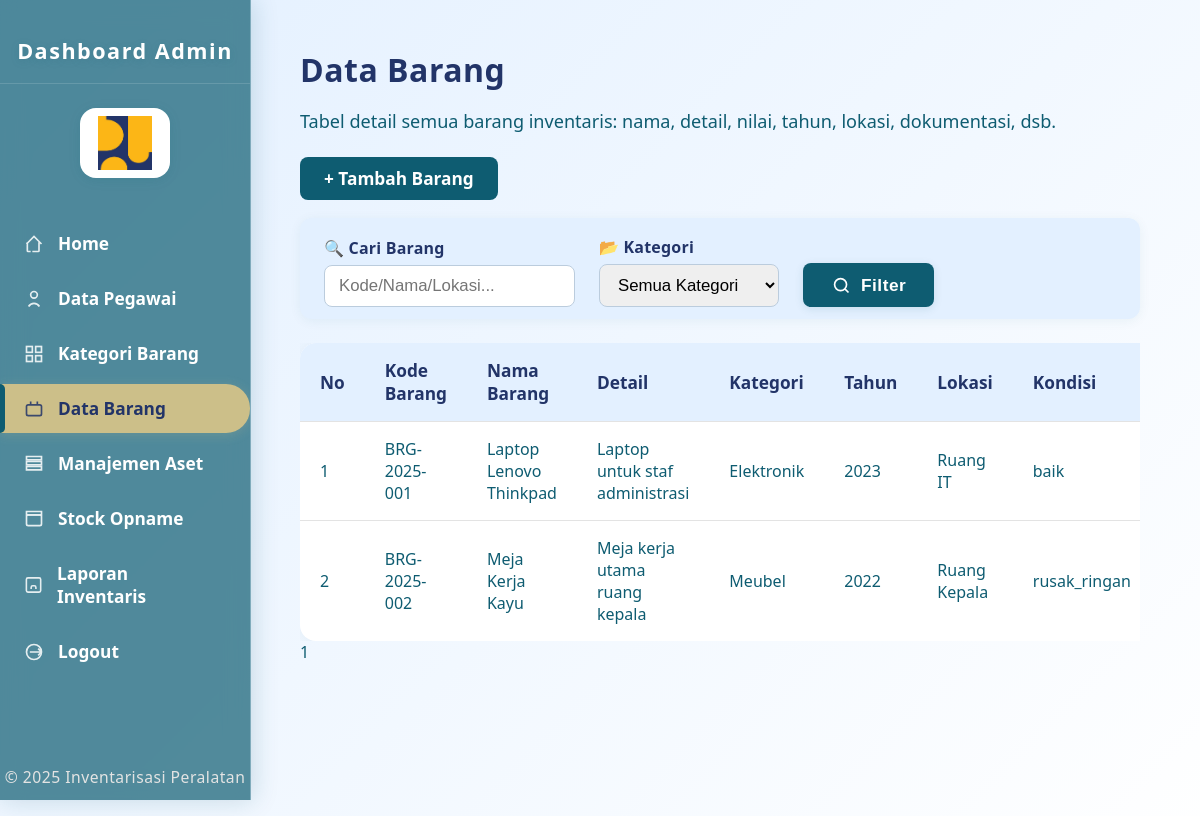
The app's page /admin/barang/index.php (signed in) with its own data.
### tables this page shows
CREATE TABLE `barang` (
  `kode_barang` varchar(30) NOT NULL,
  `nama_barang` varchar(100) NOT NULL,
  `detail_barang` text DEFAULT NULL,
  `lokasi_penyimpanan` varchar(100) DEFAULT NULL,
  `kode_kategori` varchar(20) DEFAULT NULL,
  `nama_kategori` varchar(100) DEFAULT NULL,
  `kondisi` enum('baik','rusak_ringan','rusak_berat') DEFAULT 'baik',
  `nilai_awal` decimal(18,2) NOT NULL,
  `tahun_perolehan` year(4) NOT NULL,
  `kode_pegawai` varchar(20) DEFAULT NULL,
  `nama_pegawai` varchar(100) DEFAULT NULL,
  `status` enum('aktif','mutasi','dihapus') DEFAULT 'aktif',
  `dokumentasi` varchar(255) DEFAULT NULL
);

CREATE TABLE `kategori` (
  `kode_kategori` varchar(20) NOT NULL,
  `nama_kategori` varchar(100) NOT NULL,
  `deskripsi` text DEFAULT NULL
);

### admin/barang/index.php (the view, shortened to what this page needs)
<?php
require_once __DIR__ . '/../../include/koneksi.php';
$search = trim($_GET['search'] ?? '');
$where = [];
$whereSql = $where ? 'WHERE ' . implode(' AND ', $where) : '';
$perPage = 10;
$page = max(1, intval($_GET['page'] ?? 1));
$offset = ($page - 1) * $perPage;
$total = $conn->query("SELECT COUNT(*) as jml FROM barang b $whereSql")->fetch_assoc()['jml'];
$totalPages = ceil($total / $perPage);
$q = $conn->query("SELECT b.*, k.nama_kategori FROM barang b LEFT JOIN kategori k ON b.kode_kategori=k.kode_kategori $whereSql ORDER BY b.kode_barang ASC LIMIT $perPage OFFSET $offset");
?>
<!DOCTYPE html>
<html lang="id">
<head>
    <link rel="stylesheet" href="../../style.css">
</head>
<body>
<?php include_once __DIR__ . '/../../include/Sidebar.php'; ?>
<div class="main-content">
    <div class="page-title">Data Barang</div>
    <div class="desc">Tabel detail semua barang inventaris: nama, detail, nilai, tahun, lokasi, dokumentasi, dsb.</div>
    <a href="tambah.php" class="add-btn">+ Tambah Barang</a>
    <form class="filter-bar" method="get" action="" style="margin-bottom:24px;gap:0;align-items:flex-end;background:#e3f0ff;padding:18px 24px 12px 24px;border-radius:12px;box-shadow:0 2px 12px #0E5C7110;display:flex;flex-wrap:wrap;">
        <div style="display:flex;flex-direction:column;margin-right:24px;min-width:200px;">
            <label for="search" style="font-size:1rem;color:#223468;font-weight:700;margin-bottom:6px;letter-spacing:0.2px;">🔍 Cari Barang</label>
            <input type="text" id="search" name="search" placeholder="Kode/Nama/Lokasi..." value="<?= htmlspecialchars($search) ?>" style="padding:10px 14px;border-radius:8px;border:1.5px solid #bcd;font-size:1.05rem;outline:none;transition:border 0.2s;">
        </div>
        <div style="display:flex;flex-direction:column;margin-right:24px;min-width:180px;">
            <label for="kategori" style="font-size:1rem;color:#223468;font-weight:700;margin-bottom:6px;letter-spacing:0.2px;">📂 Kategori</label>
            <select id="kategori" name="kategori" style="padding:10px 14px;border-radius:8px;border:1.5px solid #bcd;font-size:1.05rem;outline:none;transition:border 0.2s;">
                <option value="">Semua Kategori</option>
            </select>
        </div>
        <button type="submit" style="height:44px;display:flex;align-items:center;gap:10px;background:#0E5C71;color:#fff;border:none;border-radius:8px;padding:0 28px;font-weight:800;font-size:1.08rem;box-shadow:0 2px 8px #0E5C7120;transition:background 0.2s;letter-spacing:0.5px;">
            <svg xmlns='http://www.w3.org/2000/svg' width='20' height='20' fill='none' viewBox='0 0 24 24'><path stroke='#fff' stroke-width='2' d='M21 21l-4.35-4.35m2.02-5.17a7.19 7.19 0 11-14.38 0 7.19 7.19 0 0114.38 0z'/></svg>
            Filter
        </button>
    </form>
    <div style="overflow-x:auto;">
    <table class="invent-table">
        <thead>
            <tr>
                <th>No</th>
                <th>Kode Barang</th>
                <th>Nama Barang</th>
                <th>Detail</th>
                <th>Kategori</th>
                <th>Tahun</th>
                <th>Lokasi</th>
                <th>Kondisi</th>
            </tr>
        </thead>
        <tbody>
        <?php if ($q->num_rows == 0): ?>
            <tr><td colspan="12" style="text-align:center;color:#888;">Tidak ada data.</td></tr>
        <?php endif; $no = $offset+1; while ($row = $q->fetch_assoc()): ?>
            <tr>
                <td><?= $no++ ?></td>
                <td><?= htmlspecialchars($row['kode_barang']) ?></td>
                <td><?= htmlspecialchars($row['nama_barang']) ?></td>
                <td><?= htmlspecialchars($row['detail_barang']) ?></td>
                <td><?= htmlspecialchars($row['nama_kategori']) ?></td>
                <td><?= htmlspecialchars($row['tahun_perolehan']) ?></td>
                <td><?= htmlspecialchars($row['lokasi_penyimpanan']) ?></td>
                <td><?= htmlspecialchars($row['kondisi']) ?></td>
            </tr>
        <?php endwhile; ?>
        </tbody>
    </table>
    </div>
    <div class="pagination">
        <?php for($i=1;$i<=$totalPages;$i++): ?>
            <?php if($i==$page): ?><span class="active"><?= $i ?></span><?php else: ?>
                <a href="?<?= http_build_query(array_merge($_GET,["page"=>$i])) ?>"><?= $i ?></a>
            <?php endif; ?>
        <?php endfor; ?>
    </div>
</div>
</body>
</html>

### include/Sidebar.php (shortened to what this page needs)
<?php
$baseUrl = '/inventorisasi';
?>
<aside class="sidebar">
    <div class="sidebar-header">Dashboard Admin</div>
    <div class="sidebar-logo">
        <img src="<?= $baseUrl ?>/assets/images/logo.png" alt="Logo Inventarisasi">
    </div>
    <nav>
        <a href="<?= $baseUrl ?>/admin/index.php" class="<?= (strpos($_SERVER['REQUEST_URI'], '/admin/index.php') !== false) ? 'active' : '' ?>">
            <svg fill="none" stroke="currentColor" stroke-width="2" viewBox="0 0 24 24"><path d="M3 12l9-9 9 9M4 10v10a1 1 0 001 1h3m10-11v10a1 1 0 01-1 1h-3m-4 0h4"/></svg> Home
        </a>
        <a href="<?= $baseUrl ?>/admin/pegawai/index.php" class="<?= (strpos($_SERVER['REQUEST_URI'], '/admin/pegawai') !== false) ? 'active' : '' ?>">
            <svg fill="none" stroke="currentColor" stroke-width="2" viewBox="0 0 24 24"><circle cx="12" cy="7" r="4"/><path d="M5.5 21a7.5 7.5 0 0113 0"/></svg> Data Pegawai
        </a>
        <a href="<?= $baseUrl ?>/admin/kategori/index.php" class="<?= (strpos($_SERVER['REQUEST_URI'], '/admin/kategori') !== false) ? 'active' : '' ?>">
            <svg fill="none" stroke="currentColor" stroke-width="2" viewBox="0 0 24 24"><rect x="3" y="3" width="7" height="7"/><rect x="14" y="3" width="7" height="7"/><rect x="14" y="14" width="7" height="7"/><rect x="3" y="14" width="7" height="7"/></svg> Kategori Barang
        </a>
        <a href="<?= $baseUrl ?>/admin/barang/index.php" class="<?= (strpos($_SERVER['REQUEST_URI'], '/admin/barang') !== false) ? 'active' : '' ?>">
            <svg fill="none" stroke="currentColor" stroke-width="2" viewBox="0 0 24 24"><rect x="3" y="7" width="18" height="13" rx="2"/><path d="M16 3v4M8 3v4"/></svg> Data Barang
        </a>
        <a href="<?= $baseUrl ?>/admin/manajemen/index.php" class="<?= (strpos($_SERVER['REQUEST_URI'], '/admin/manajemen') !== false) ? 'active' : '' ?>">
            <svg fill="none" stroke="currentColor" stroke-width="2" viewBox="0 0 24 24"><path d="M3 3h18v4H3z"/><path d="M3 9h18v4H3z"/><path d="M3 15h18v4H3z"/></svg> Manajemen Aset
        </a>
        <a href="<?= $baseUrl ?>/admin/stockopname/index.php" class="<?= (strpos($_SERVER['REQUEST_URI'], '/admin/stockopname') !== false) ? 'active' : '' ?>">
            <svg fill="none" stroke="currentColor" stroke-width="2" viewBox="0 0 24 24"><path d="M3 3h18v4H3z"/><rect x="3" y="7" width="18" height="13" rx="2"/></svg> Stock Opname
        </a>
        <a href="<?= $baseUrl ?>/admin/laporan/index.php" class="<?= (strpos($_SERVER['REQUEST_URI'], '/admin/laporan') !== false) ? 'active' : '' ?>">
            <svg fill="none" stroke="currentColor" stroke-width="2" viewBox="0 0 24 24"><path d="M9 17v-2a2 2 0 012-2h2a2 2 0 012 2v2"/><rect x="3" y="3" width="18" height="18" rx="2"/></svg> Laporan Inventaris
        </a>
        <a href="<?= $baseUrl ?>/logout.php">
            <svg fill="none" stroke="currentColor" stroke-width="2" viewBox="0 0 24 24"><path d="M17 16l4-4m0 0l-4-4m4 4H7"/><path d="M3 12a9 9 0 0118 0 9 9 0 01-18 0z"/></svg> Logout
        </a>
    </nav>
    <div class="sidebar-footer">&copy; <?= date('Y') ?> Inventarisasi Peralatan</div>
</aside>

### style.css (style rules this page uses)
html, body { height: 100%; }
body { font-family: 'Segoe UI', Arial, sans-serif; margin: 0; background: #fff; color: #0E5C71; padding-bottom: 54px; box-sizing: border-box; min-height: 100vh; display: flex; flex-direction: column; }

### admin/barang/index.php (style rules this page uses)
body { margin: 0; background: linear-gradient(135deg, #e3f0ff 0%, #fff 100%); font-family: 'Segoe UI', 'Roboto', Arial, sans-serif; }
.main-content { margin-left: 240px; padding: 48px 5vw 40px 5vw; min-height: 100vh; }
.page-title { font-size: 2rem; font-weight: 900; color: #223468; margin-bottom: 18px; letter-spacing: 0.5px; }
.desc { color: #0E5C71; margin-bottom: 24px; font-size: 1.13rem; font-weight: 500; }
.add-btn { display:inline-block; margin-bottom:18px; background:#0E5C71; color:#fff; border:none; border-radius:8px; padding:10px 24px; font-weight:700; font-size:1.08rem; text-decoration:none; transition:background 0.2s; }
.invent-table { width: 100%; border-collapse: collapse; background: #fff; border-radius: 16px; overflow: hidden; box-shadow: 0 2px 16px #0E5C7110; }
.invent-table th, .invent-table td { padding: 16px 20px; border-bottom: 1px solid #e3e3e3; text-align: left; }
.invent-table th { background: #e3f0ff; color: #223468; font-weight: 800; font-size: 1.08rem; }
.invent-table tr:last-child td { border-bottom: none; }

### include/Sidebar.php (style rules this page uses)
.sidebar { width: 250px; position: fixed; top: 0; left: 0; bottom: 0; height: 100vh; z-index: 10; background: rgba(14, 92, 113, 0.7); backdrop-filter: blur(12px); box-shadow: 2px 0 24px #0E5C7130; display: flex; flex-direction: column; border-right: 1.5px solid #e3f0ff55; transition: background 0.3s; overflow-y: auto; }
.sidebar-header { padding: 36px 0 18px 0; text-align: center; font-size: 1.35rem; font-weight: 900; letter-spacing: 1.5px; color: #fff; text-shadow: 0 2px 8px #0E5C7130; border-bottom: 1.5px solid #ffffff22; }
.sidebar-logo { text-align: center; margin: 24px 0 18px 0; }
.sidebar-logo img { height: 54px; background: #fff; border-radius: 16px; padding: 8px 18px; box-shadow: 0 2px 12px #0E5C7120; }
.sidebar nav { display: flex; flex-direction: column; gap: 6px; padding: 18px 0 0 0; }
.sidebar nav a { color: #fff; text-decoration: none; font-weight: 600; padding: 13px 36px 13px 24px; border-radius: 0 24px 24px 0; font-size: 1.08rem; display: flex; align-items: center; gap: 14px; transition: background 0.2s, color 0.2s, box-shadow 0.2s; position: relative; }
.sidebar nav a svg { width: 20px; height: 20px; opacity: 0.85; }
.sidebar nav a.active, .sidebar nav a:hover { background: rgba(211, 194, 136, 0.95); color: #223468; box-shadow: 0 2px 12px #D3C28833; }
.sidebar nav a.active::before { content: ''; position: absolute; left: 0; top: 0; bottom: 0; width: 5px; border-radius: 0 8px 8px 0; background: #0E5C71; }
.sidebar .sidebar-footer { margin-top: auto; text-align: center; padding: 18px 0 12px 0; font-size: 0.98rem; color: #e3e3e3; letter-spacing: 0.5px; }

### records on screen
barang: kode_barang "BRG-2025-001", nama_barang "Laptop Lenovo Thinkpad", detail_barang "Laptop untuk staf administrasi", kode_kategori.nama_kategori "Elektronik", tahun_perolehan "2023", lokasi_penyimpanan "Ruang IT", kondisi "baik"
barang: kode_barang "BRG-2025-002", nama_barang "Meja Kerja Kayu", detail_barang "Meja kerja utama ruang kepala", kode_kategori.nama_kategori "Meubel", tahun_perolehan "2022", lokasi_penyimpanan "Ruang Kepala", kondisi "rusak_ringan"
